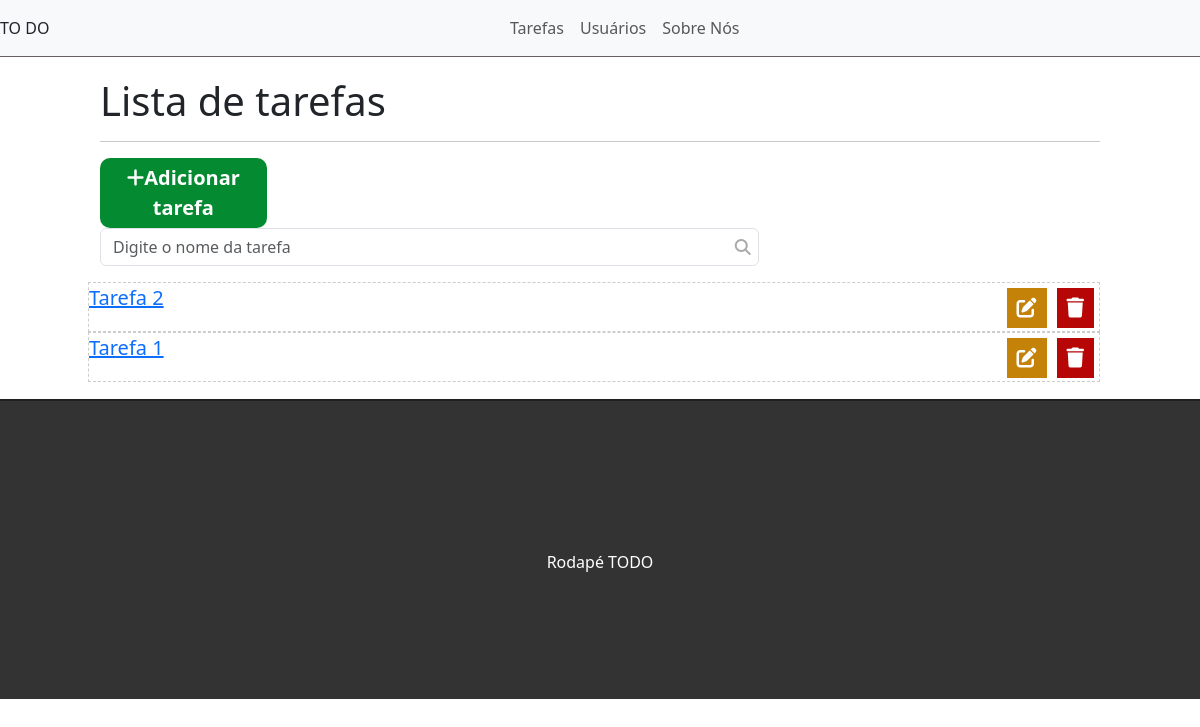
The app's page /, older data.
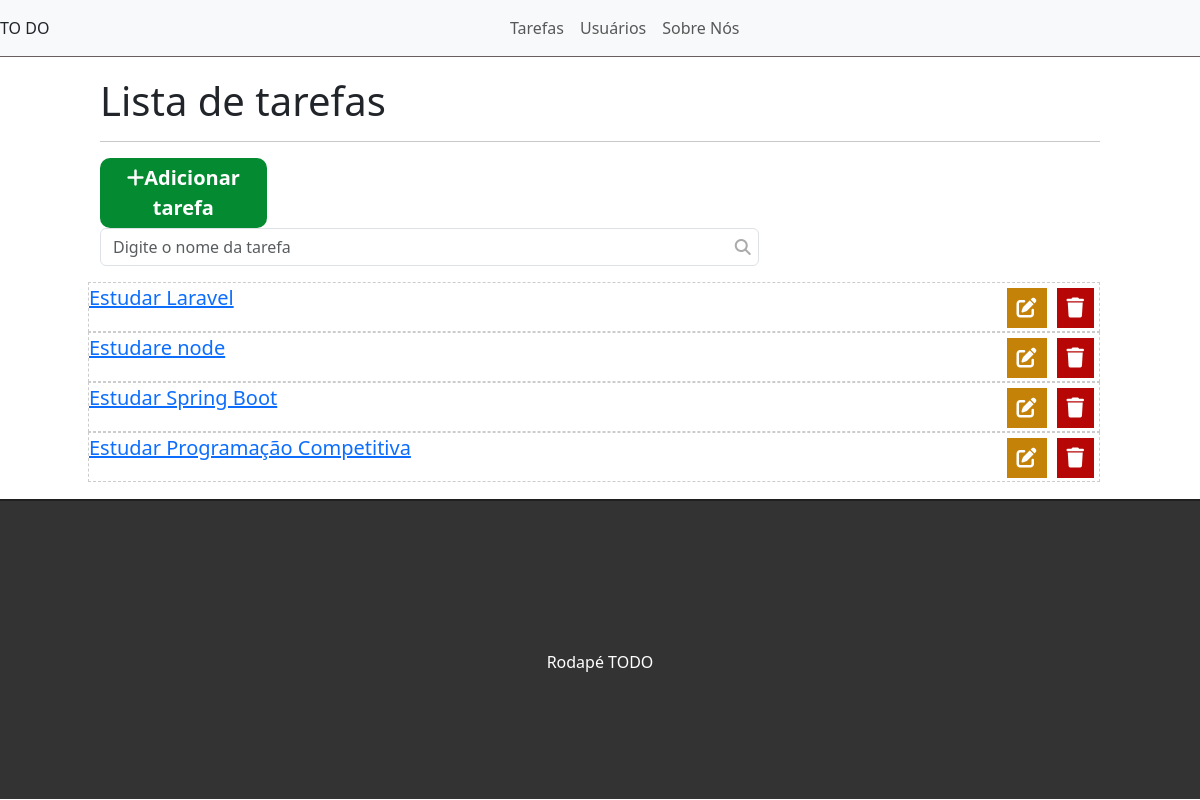
The same page, newer data.
### tasks/models.py (models this page shows, shortened)
class Task(models.Model):
    STATUS = (
        ('doing','Doing'),
        ('done','Done'),
    )
    title = models.CharField(max_length = 255)
    description = models.TextField()
    done = models.CharField(
        max_length=5,
        choices = STATUS
    )
    created_at = models.DateTimeField(auto_now_add=True)
    updated_at = models.DateTimeField(auto_now=True)

### tasks/views.py (the view)
# urls.py: path('',views.taskList, name='task-list'),
def taskList(request):
    tasks = Task.objects.all().order_by('-created_at')
    return render(request, 'tasks/list.html',{'tasks' : tasks } )

### tasks/templates/tasks/list.html (shortened to what this page needs)
{% extends 'base.html' %}
{% block content %}
    <div class="offset-1 col-10 list-div">
      <h1 class="font-bold">Lista de tarefas</h1>
      <hr>
      <div class="row align-items-center">
        <a href="newTask/">
            <div class="col-2 add-div">
                <i class="fas fa-plus"></i>Adicionar tarefa
            </div>
        </a>
        <div class="col-8 search-div position-relative">
            <input type="text" id="search" placeholder="Digite o nome da tarefa" class="form-control">
            <i class="fas fa-search"></i>
        </div>
        <ul class="task-list mt-3">
            {% for task in tasks %}
            <li class="task-item">
                <span><a href="task/{{ task.id }}">{{ task.title }}</a></span>
                <a href="delete/{{ task.id }}">
                    <span><i class="fas fa-trash"></i></span>
                </a>
                <a href="edit/{{ task.id }}">
                    <span><i class="fas fa-edit"></i></span>
                </a>
            </li>
            {% endfor %}
        </ul>
      </div>
    </div>
{% endblock %}

Row changes from the older to the newer data that the page shows:
added Task: title "Estudar Laravel"
added Task: title "Estudare node"
changed Task: title "Tarefa 2" → "Estudar Spring Boot"
changed Task: title "Tarefa 1" → "Estudar Programação Competitiva"
